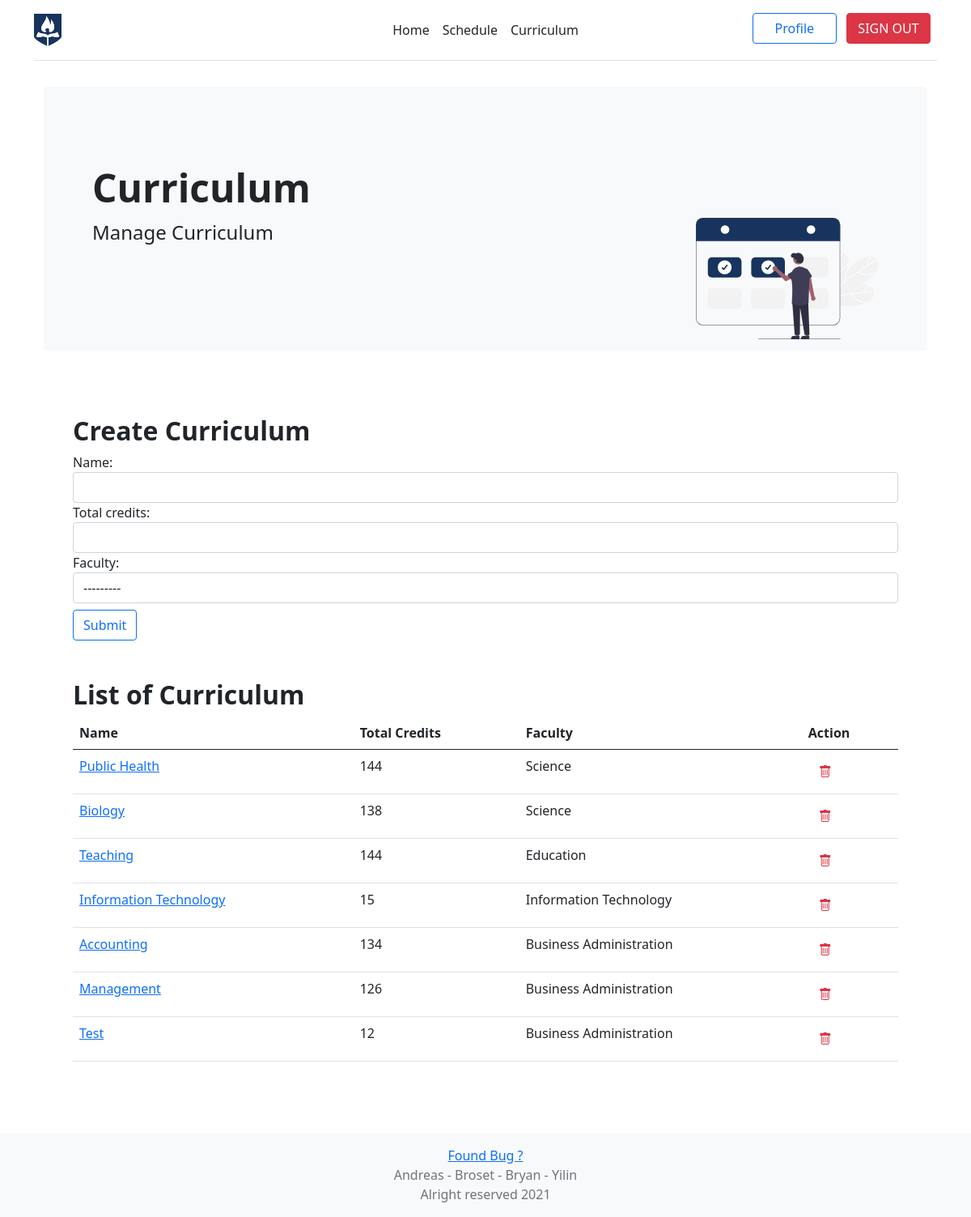
The app's page /ssapp/admin/curriculum (signed in), older data.
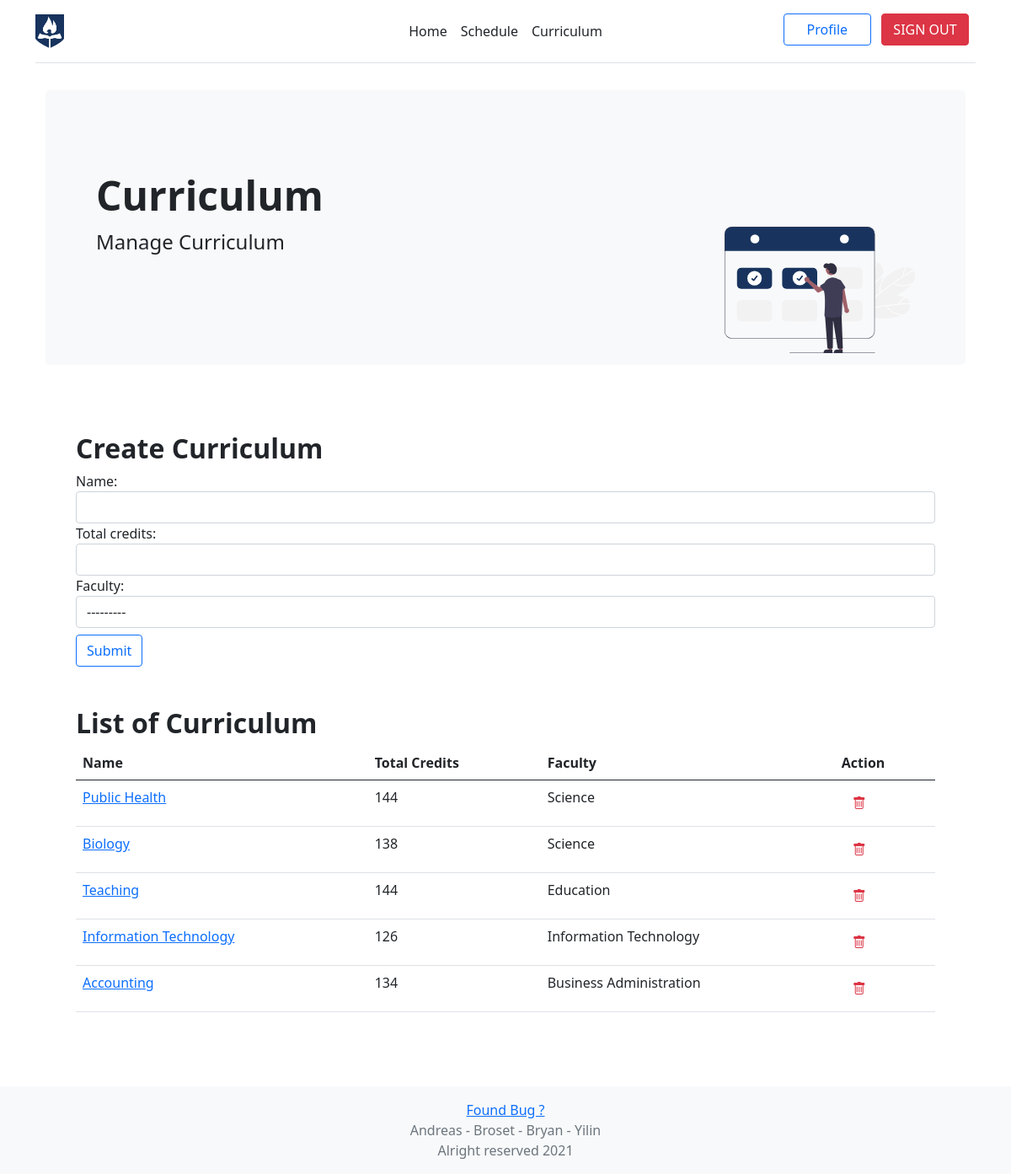
The same page, newer data.
### ssapp/models.py (models this page shows, shortened)
class Faculty(models.Model):
    name = models.CharField(max_length=50, unique=True)
    short_name = models.CharField(max_length=5)
    def __str__(self):
        return "{}".format(self.name)

class Curriculum(models.Model):
    name = models.CharField(max_length=50, unique=True)
    total_credits = models.PositiveSmallIntegerField()
    faculty = models.ForeignKey(Faculty, on_delete=models.CASCADE)
    courses = models.ManyToManyField('Course', blank=True, related_name="curriculum")

### ssapp/views.py (the view, shortened to what this page needs)
# urls.py: path("admin/curriculum", views.AdminCurriculum.as_view(), name="admin_curriculum"),
class AdminCurriculum(LoginRequiredMixin, generic.CreateView):
    login_url = '/accounts/login'
    form_class = CurriculumForm
    template_name = 'ssapp/admin/curriculum.html'
    def get(self, *args, **kwargs):
        all_curr = Curriculum.objects.all()
        form = self.form_class()
        context = {"all_curr": all_curr, "form": form}
        return render(self.request, self.template_name, context)

### ssapp/forms.py
class CurriculumForm(forms.ModelForm):
    def __init__(self, *args, **kwargs):
        super(CurriculumForm, self).__init__(*args, **kwargs)
        for name in self.fields.keys():
            self.fields[name].widget.attrs.update({
                'class': 'form-control',
            })
    class Meta:
        model = Curriculum
        fields = ('name', 'total_credits', 'faculty')

### ssapp/templates/ssapp/admin/curriculum.html (shortened to what this page needs)
{% extends 'ssapp/base.html' %}
{% load static %}
{% block html_head %}
    <link rel="stylesheet" href="https://cdn.jsdelivr.net/npm/bootstrap-icons@1.5.0/font/bootstrap-icons.css">
{% endblock %}
    {% block body %}
   <div class="container py-2">
      <div class="p-5 mb-4 bg-light rounded-3">
      <div class="container-fluid py-5 mb-2">
        <h1 class="display-5 fw-bold">Curriculum</h1>
            <img class="float-end" src="{% static 'images/undraw_Booking_re_gw4j.svg' %}" height="150px">
        <p class="col-md-8 fs-4 mb-4"> Manage Curriculum </p>
      </div>
      </div>
      </div>
      <div class="p-5">
          <div class="mb-5">
          <h2 class="display-7 fw-bold">Create Curriculum</h2>
          <form id="create_curriculum">
              {{ form }}
              <input type="submit" class="mt-2 btn btn-outline-primary" value="Submit" />
          </form>
          </div>
      <h2 class="display-7 fw-bold">List of Curriculum</h2>
      <table class="table">
          <thead>
          <tr>
              <th>Name</th>
              <th>Total Credits</th>
              <th>Faculty</th>
              <th>Action</th>
          </tr>
          </thead>
          <tbody>
          {% for curr in all_curr %}
          <tr>
              <td><a href="{% url 'ssapp:admin_detail_curriculum' curr.pk %}">{{ curr.name }} </a></td>
              <td>{{ curr.total_credits }}</td>
              <td>{{ curr.faculty }}</td>
              <td> <button type="button" id="delete_{{curr.pk}}" value="{{ curr.pk }}" class="btn btn-link"><i class="bi bi-trash text-danger"></i></button></td>
          </tr>
          {% endfor %}
          </tbody>
               </table>
      </div>
        {% endblock %}

### ssapp/templates/ssapp/base.html (shortened to what this page needs)
<!doctype html>
<html lang="en">
    <head>
        {% load static %}
        {% block html_head %}
        {% endblock %}
        <link href="https://cdn.jsdelivr.net/npm/bootstrap@5.0.0-beta3/dist/css/bootstrap.min.css" rel="stylesheet">
        <link rel="stylesheet" type="text/css" href="{% static 'style.css' %}">
    </head>
    <body>
        <div class="container">
            <header class="d-flex flex-wrap align-items-center justify-content-center justify-content-md-between py-3 mb-4 border-bottom">
                <a href="/ssapp" class="d-flex align-items-center col-md-3 mb-2 mb-md-0 text-dark text-decoration-none">
                    <img src="{% static '/images/aiu_nb_jlogo.png' %}" height="40px">
                </a>
                <ul class="nav col-12 col-md-auto mb-2 justify-content-center mb-md-0">
                    {% if request.user.username != 'admin' %}
                        <li><a href="{% url 'ssapp:index' %}" class="nav-link px-2 link-dark">{% block header_home %}Home {% endblock %}</a></li>
                        <li><a href="{% url 'ssapp:dashboard' %}" class="nav-link px-2 link-dark">{% block header_schedule %} Schedule {% endblock %}</a></li>
                        <li><a href="{% url 'ssapp:curriculum' %}" class="nav-link px-2 link-dark">{% block header_curr %} Curriculum {% endblock %}</a></li>
                    {% endif %}
                </ul>
                <div class="col-md-3 text-end">
                    {% if user.is_authenticated %}
                        <a href="{% url 'ssapp:profile' request.user %}" class="btn {% block header_style_profile %}btn-outline-primary {% endblock %} me-2 mb-1" style="width: 6.5em !important"> Profile </a>
                        <a href="{% url 'logout' %}" class="btn me-2 mb-1 {% block header_style_signout %} btn-danger {% endblock %}" style="width: 6.5em !important">SIGN OUT</a>
                    {% else %}
                        <a href="{% url 'login' %}" class="btn btn-primary me-2 mb-1"  style="width: 5.8em !important">SIGN IN</a>
                        <a href="{% url 'ssapp:signup' %}" class="btn btn-outline-secondary me-2 mb-1 ">SIGN UP</a>
                    {% endif %}
                </div>
            </header>
        </div>
        <div class="position-fixed bottom-0 end-0 p-3" style="z-index: 5;">
        </div>
        <div class="container container-fluid">
            {% block body %}{% endblock %}
        </div>
        <div class="mt-4">
            <footer class="footer mt-auto py-3 bg-light">
                <div class="container text-center">
                    <span class="text-muted"> <a href="mailto:chanrose@pm.me"> Found Bug ? </a> <br />  Andreas - Broset - Bryan - Yilin <br /> Alright reserved 2021</span>
                </div>
            </footer>
        </div>
    </body>
</html>

Row changes from the older to the newer data that the page shows:
removed Curriculum: name "Management", total_credits "126", faculty "Business Administration", {{ curr.pk }} 9 (drawn)
removed Curriculum: name "Test", total_credits "12", faculty "Business Administration", {{ curr.pk }} 10 (drawn)
changed Curriculum "Information Technology": total_credits "15" → "126"
